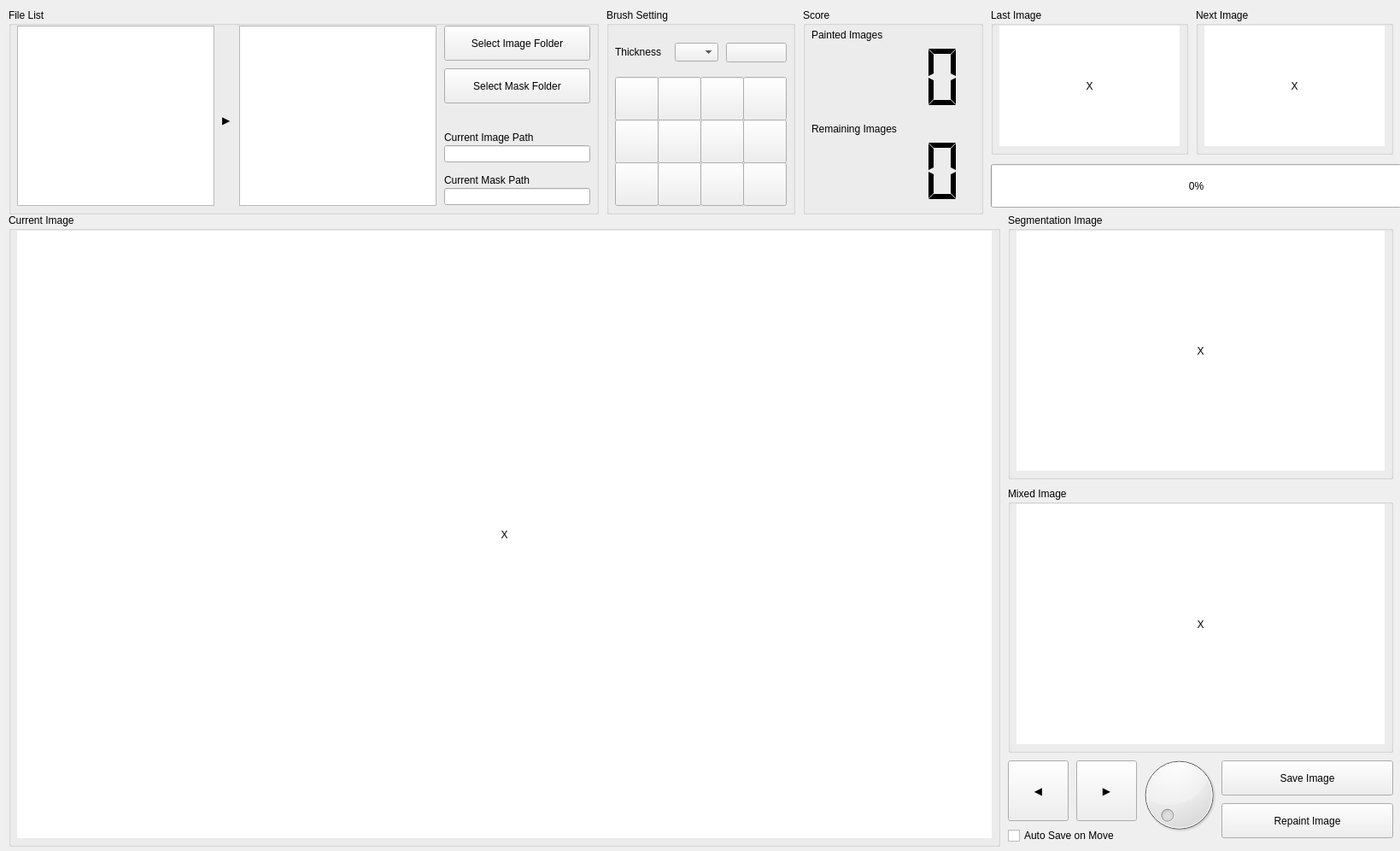
<?xml version="1.0" encoding="UTF-8"?>
<ui version="4.0">
 <class>MainWindow</class>
 <widget class="QMainWindow" name="MainWindow">
  <property name="geometry">
   <rect>
    <x>0</x>
    <y>0</y>
    <width>1639</width>
    <height>996</height>
   </rect>
  </property>
  <property name="windowTitle">
   <string>Masking Tool</string>
  </property>
  <widget class="QWidget" name="centralwidget">
   <widget class="QGroupBox" name="groupBox">
    <property name="geometry">
     <rect>
      <x>10</x>
      <y>10</y>
      <width>691</width>
      <height>241</height>
     </rect>
    </property>
    <property name="title">
     <string>File List</string>
    </property>
    <widget class="QPushButton" name="button_imgPath">
     <property name="geometry">
      <rect>
       <x>510</x>
       <y>20</y>
       <width>171</width>
       <height>41</height>
      </rect>
     </property>
     <property name="focusPolicy">
      <enum>Qt::NoFocus</enum>
     </property>
     <property name="text">
      <string>Select Image Folder</string>
     </property>
    </widget>
    <widget class="QPushButton" name="button_maskPath">
     <property name="geometry">
      <rect>
       <x>510</x>
       <y>70</y>
       <width>171</width>
       <height>41</height>
      </rect>
     </property>
     <property name="focusPolicy">
      <enum>Qt::NoFocus</enum>
     </property>
     <property name="text">
      <string>Select Mask Folder</string>
     </property>
    </widget>
    <widget class="QListWidget" name="listWidget_img">
     <property name="geometry">
      <rect>
       <x>10</x>
       <y>20</y>
       <width>231</width>
       <height>211</height>
      </rect>
     </property>
     <property name="focusPolicy">
      <enum>Qt::NoFocus</enum>
     </property>
    </widget>
    <widget class="QListWidget" name="listWidget_mask">
     <property name="geometry">
      <rect>
       <x>270</x>
       <y>20</y>
       <width>231</width>
       <height>211</height>
      </rect>
     </property>
     <property name="focusPolicy">
      <enum>Qt::NoFocus</enum>
     </property>
    </widget>
    <widget class="QLabel" name="label_2">
     <property name="geometry">
      <rect>
       <x>510</x>
       <y>140</y>
       <width>131</width>
       <height>21</height>
      </rect>
     </property>
     <property name="text">
      <string>Current Image Path</string>
     </property>
    </widget>
    <widget class="QLabel" name="label_3">
     <property name="geometry">
      <rect>
       <x>510</x>
       <y>190</y>
       <width>131</width>
       <height>21</height>
      </rect>
     </property>
     <property name="text">
      <string>Current Mask Path</string>
     </property>
    </widget>
    <widget class="QLabel" name="label_8">
     <property name="geometry">
      <rect>
       <x>250</x>
       <y>120</y>
       <width>16</width>
       <height>21</height>
      </rect>
     </property>
     <property name="text">
      <string>▶</string>
     </property>
    </widget>
    <widget class="QLineEdit" name="lineEdit_img">
     <property name="geometry">
      <rect>
       <x>510</x>
       <y>160</y>
       <width>171</width>
       <height>20</height>
      </rect>
     </property>
     <property name="focusPolicy">
      <enum>Qt::NoFocus</enum>
     </property>
    </widget>
    <widget class="QLineEdit" name="lineEdit_mask">
     <property name="geometry">
      <rect>
       <x>510</x>
       <y>210</y>
       <width>171</width>
       <height>20</height>
      </rect>
     </property>
     <property name="focusPolicy">
      <enum>Qt::NoFocus</enum>
     </property>
    </widget>
   </widget>
   <widget class="QGroupBox" name="groupBox_2">
    <property name="geometry">
     <rect>
      <x>1160</x>
      <y>10</y>
      <width>231</width>
      <height>171</height>
     </rect>
    </property>
    <property name="title">
     <string>Last Image</string>
    </property>
    <widget class="QLabel" name="label_lastImg">
     <property name="geometry">
      <rect>
       <x>10</x>
       <y>20</y>
       <width>211</width>
       <height>141</height>
      </rect>
     </property>
     <property name="layoutDirection">
      <enum>Qt::LeftToRight</enum>
     </property>
     <property name="autoFillBackground">
      <bool>false</bool>
     </property>
     <property name="styleSheet">
      <string notr="true">background-color: rgb(255, 255, 255);</string>
     </property>
     <property name="text">
      <string>X</string>
     </property>
     <property name="textFormat">
      <enum>Qt::AutoText</enum>
     </property>
     <property name="alignment">
      <set>Qt::AlignCenter</set>
     </property>
    </widget>
   </widget>
   <widget class="QGroupBox" name="groupBox_3">
    <property name="geometry">
     <rect>
      <x>1400</x>
      <y>10</y>
      <width>231</width>
      <height>171</height>
     </rect>
    </property>
    <property name="title">
     <string>Next Image</string>
    </property>
    <widget class="QLabel" name="label_nextImg">
     <property name="geometry">
      <rect>
       <x>10</x>
       <y>20</y>
       <width>211</width>
       <height>141</height>
      </rect>
     </property>
     <property name="autoFillBackground">
      <bool>false</bool>
     </property>
     <property name="styleSheet">
      <string notr="true">background-color: rgb(255, 255, 255);</string>
     </property>
     <property name="text">
      <string>X</string>
     </property>
     <property name="alignment">
      <set>Qt::AlignCenter</set>
     </property>
    </widget>
   </widget>
   <widget class="QGroupBox" name="groupBox_4">
    <property name="geometry">
     <rect>
      <x>10</x>
      <y>250</y>
      <width>1161</width>
      <height>741</height>
     </rect>
    </property>
    <property name="title">
     <string>Current Image</string>
    </property>
    <widget class="QLabel" name="label_canvasImg">
     <property name="geometry">
      <rect>
       <x>10</x>
       <y>20</y>
       <width>1141</width>
       <height>711</height>
      </rect>
     </property>
     <property name="autoFillBackground">
      <bool>false</bool>
     </property>
     <property name="styleSheet">
      <string notr="true">background-color: rgb(255, 255, 255);</string>
     </property>
     <property name="text">
      <string>X</string>
     </property>
     <property name="alignment">
      <set>Qt::AlignCenter</set>
     </property>
    </widget>
   </widget>
   <widget class="QGroupBox" name="groupBox_5">
    <property name="geometry">
     <rect>
      <x>710</x>
      <y>10</y>
      <width>221</width>
      <height>241</height>
     </rect>
    </property>
    <property name="title">
     <string>Brush Setting</string>
    </property>
    <widget class="QComboBox" name="comboBox_lineThick">
     <property name="geometry">
      <rect>
       <x>80</x>
       <y>40</y>
       <width>51</width>
       <height>22</height>
      </rect>
     </property>
     <property name="focusPolicy">
      <enum>Qt::NoFocus</enum>
     </property>
    </widget>
    <widget class="QLabel" name="label">
     <property name="geometry">
      <rect>
       <x>10</x>
       <y>40</y>
       <width>61</width>
       <height>21</height>
      </rect>
     </property>
     <property name="text">
      <string>Thickness</string>
     </property>
    </widget>
    <widget class="QPushButton" name="button_colorNow">
     <property name="geometry">
      <rect>
       <x>140</x>
       <y>40</y>
       <width>71</width>
       <height>23</height>
      </rect>
     </property>
     <property name="focusPolicy">
      <enum>Qt::NoFocus</enum>
     </property>
     <property name="autoFillBackground">
      <bool>false</bool>
     </property>
     <property name="text">
      <string/>
     </property>
    </widget>
    <widget class="QPushButton" name="button_color1">
     <property name="geometry">
      <rect>
       <x>10</x>
       <y>80</y>
       <width>51</width>
       <height>51</height>
      </rect>
     </property>
     <property name="focusPolicy">
      <enum>Qt::NoFocus</enum>
     </property>
     <property name="contextMenuPolicy">
      <enum>Qt::DefaultContextMenu</enum>
     </property>
     <property name="autoFillBackground">
      <bool>false</bool>
     </property>
     <property name="text">
      <string/>
     </property>
     <property name="autoDefault">
      <bool>false</bool>
     </property>
     <property name="default">
      <bool>false</bool>
     </property>
     <property name="flat">
      <bool>false</bool>
     </property>
    </widget>
    <widget class="QPushButton" name="button_color2">
     <property name="geometry">
      <rect>
       <x>60</x>
       <y>80</y>
       <width>51</width>
       <height>51</height>
      </rect>
     </property>
     <property name="focusPolicy">
      <enum>Qt::NoFocus</enum>
     </property>
     <property name="autoFillBackground">
      <bool>false</bool>
     </property>
     <property name="text">
      <string/>
     </property>
    </widget>
    <widget class="QPushButton" name="button_color4">
     <property name="geometry">
      <rect>
       <x>160</x>
       <y>80</y>
       <width>51</width>
       <height>51</height>
      </rect>
     </property>
     <property name="focusPolicy">
      <enum>Qt::NoFocus</enum>
     </property>
     <property name="autoFillBackground">
      <bool>false</bool>
     </property>
     <property name="text">
      <string/>
     </property>
    </widget>
    <widget class="QPushButton" name="button_color3">
     <property name="geometry">
      <rect>
       <x>110</x>
       <y>80</y>
       <width>51</width>
       <height>51</height>
      </rect>
     </property>
     <property name="focusPolicy">
      <enum>Qt::NoFocus</enum>
     </property>
     <property name="autoFillBackground">
      <bool>false</bool>
     </property>
     <property name="text">
      <string/>
     </property>
    </widget>
    <widget class="QPushButton" name="button_color8">
     <property name="geometry">
      <rect>
       <x>160</x>
       <y>130</y>
       <width>51</width>
       <height>51</height>
      </rect>
     </property>
     <property name="focusPolicy">
      <enum>Qt::NoFocus</enum>
     </property>
     <property name="autoFillBackground">
      <bool>false</bool>
     </property>
     <property name="text">
      <string/>
     </property>
    </widget>
    <widget class="QPushButton" name="button_color5">
     <property name="geometry">
      <rect>
       <x>10</x>
       <y>130</y>
       <width>51</width>
       <height>51</height>
      </rect>
     </property>
     <property name="focusPolicy">
      <enum>Qt::NoFocus</enum>
     </property>
     <property name="autoFillBackground">
      <bool>false</bool>
     </property>
     <property name="text">
      <string/>
     </property>
    </widget>
    <widget class="QPushButton" name="button_color6">
     <property name="geometry">
      <rect>
       <x>60</x>
       <y>130</y>
       <width>51</width>
       <height>51</height>
      </rect>
     </property>
     <property name="focusPolicy">
      <enum>Qt::NoFocus</enum>
     </property>
     <property name="autoFillBackground">
      <bool>false</bool>
     </property>
     <property name="text">
      <string/>
     </property>
    </widget>
    <widget class="QPushButton" name="button_color7">
     <property name="geometry">
      <rect>
       <x>110</x>
       <y>130</y>
       <width>51</width>
       <height>51</height>
      </rect>
     </property>
     <property name="focusPolicy">
      <enum>Qt::NoFocus</enum>
     </property>
     <property name="autoFillBackground">
      <bool>false</bool>
     </property>
     <property name="text">
      <string/>
     </property>
    </widget>
    <widget class="QPushButton" name="button_color12">
     <property name="geometry">
      <rect>
       <x>160</x>
       <y>180</y>
       <width>51</width>
       <height>51</height>
      </rect>
     </property>
     <property name="focusPolicy">
      <enum>Qt::NoFocus</enum>
     </property>
     <property name="autoFillBackground">
      <bool>false</bool>
     </property>
     <property name="text">
      <string/>
     </property>
    </widget>
    <widget class="QPushButton" name="button_color9">
     <property name="geometry">
      <rect>
       <x>10</x>
       <y>180</y>
       <width>51</width>
       <height>51</height>
      </rect>
     </property>
     <property name="focusPolicy">
      <enum>Qt::NoFocus</enum>
     </property>
     <property name="autoFillBackground">
      <bool>false</bool>
     </property>
     <property name="text">
      <string/>
     </property>
    </widget>
    <widget class="QPushButton" name="button_color10">
     <property name="geometry">
      <rect>
       <x>60</x>
       <y>180</y>
       <width>51</width>
       <height>51</height>
      </rect>
     </property>
     <property name="focusPolicy">
      <enum>Qt::NoFocus</enum>
     </property>
     <property name="autoFillBackground">
      <bool>false</bool>
     </property>
     <property name="text">
      <string/>
     </property>
    </widget>
    <widget class="QPushButton" name="button_color11">
     <property name="geometry">
      <rect>
       <x>110</x>
       <y>180</y>
       <width>51</width>
       <height>51</height>
      </rect>
     </property>
     <property name="focusPolicy">
      <enum>Qt::NoFocus</enum>
     </property>
     <property name="autoFillBackground">
      <bool>false</bool>
     </property>
     <property name="text">
      <string/>
     </property>
    </widget>
   </widget>
   <widget class="QCheckBox" name="checkBox_autoSave">
    <property name="geometry">
     <rect>
      <x>1180</x>
      <y>970</y>
      <width>131</width>
      <height>16</height>
     </rect>
    </property>
    <property name="focusPolicy">
     <enum>Qt::NoFocus</enum>
    </property>
    <property name="text">
     <string>Auto Save on Move</string>
    </property>
   </widget>
   <widget class="QGroupBox" name="groupBox_6">
    <property name="geometry">
     <rect>
      <x>1180</x>
      <y>570</y>
      <width>451</width>
      <height>311</height>
     </rect>
    </property>
    <property name="title">
     <string>Mixed Image</string>
    </property>
    <widget class="QLabel" name="label_mixImg">
     <property name="geometry">
      <rect>
       <x>10</x>
       <y>20</y>
       <width>431</width>
       <height>281</height>
      </rect>
     </property>
     <property name="autoFillBackground">
      <bool>false</bool>
     </property>
     <property name="styleSheet">
      <string notr="true">background-color: rgb(255, 255, 255);</string>
     </property>
     <property name="text">
      <string>X</string>
     </property>
     <property name="alignment">
      <set>Qt::AlignCenter</set>
     </property>
    </widget>
   </widget>
   <widget class="QGroupBox" name="groupBox_7">
    <property name="geometry">
     <rect>
      <x>1180</x>
      <y>250</y>
      <width>451</width>
      <height>311</height>
     </rect>
    </property>
    <property name="title">
     <string>Segmentation Image</string>
    </property>
    <widget class="QLabel" name="label_segImg">
     <property name="geometry">
      <rect>
       <x>10</x>
       <y>20</y>
       <width>431</width>
       <height>281</height>
      </rect>
     </property>
     <property name="autoFillBackground">
      <bool>false</bool>
     </property>
     <property name="styleSheet">
      <string notr="true">background-color: rgb(255, 255, 255);</string>
     </property>
     <property name="text">
      <string>X</string>
     </property>
     <property name="alignment">
      <set>Qt::AlignCenter</set>
     </property>
    </widget>
   </widget>
   <widget class="QPushButton" name="button_last">
    <property name="geometry">
     <rect>
      <x>1180</x>
      <y>890</y>
      <width>71</width>
      <height>71</height>
     </rect>
    </property>
    <property name="focusPolicy">
     <enum>Qt::NoFocus</enum>
    </property>
    <property name="text">
     <string>◀</string>
    </property>
   </widget>
   <widget class="QPushButton" name="button_next">
    <property name="geometry">
     <rect>
      <x>1260</x>
      <y>890</y>
      <width>71</width>
      <height>71</height>
     </rect>
    </property>
    <property name="focusPolicy">
     <enum>Qt::NoFocus</enum>
    </property>
    <property name="text">
     <string>▶</string>
    </property>
   </widget>
   <widget class="QPushButton" name="button_save">
    <property name="geometry">
     <rect>
      <x>1430</x>
      <y>890</y>
      <width>201</width>
      <height>41</height>
     </rect>
    </property>
    <property name="focusPolicy">
     <enum>Qt::NoFocus</enum>
    </property>
    <property name="text">
     <string>Save Image</string>
    </property>
   </widget>
   <widget class="QPushButton" name="button_repaint">
    <property name="geometry">
     <rect>
      <x>1430</x>
      <y>940</y>
      <width>201</width>
      <height>41</height>
     </rect>
    </property>
    <property name="focusPolicy">
     <enum>Qt::NoFocus</enum>
    </property>
    <property name="text">
     <string>Repaint Image</string>
    </property>
   </widget>
   <widget class="QDial" name="dial_img">
    <property name="geometry">
     <rect>
      <x>1330</x>
      <y>880</y>
      <width>101</width>
      <height>101</height>
     </rect>
    </property>
   </widget>
   <widget class="QGroupBox" name="groupBox_8">
    <property name="geometry">
     <rect>
      <x>940</x>
      <y>10</y>
      <width>211</width>
      <height>241</height>
     </rect>
    </property>
    <property name="title">
     <string>Score</string>
    </property>
    <widget class="QLabel" name="label_4">
     <property name="geometry">
      <rect>
       <x>10</x>
       <y>20</y>
       <width>131</width>
       <height>21</height>
      </rect>
     </property>
     <property name="text">
      <string>Painted Images</string>
     </property>
    </widget>
    <widget class="QLCDNumber" name="lcdNumber_done">
     <property name="geometry">
      <rect>
       <x>10</x>
       <y>40</y>
       <width>191</width>
       <height>81</height>
      </rect>
     </property>
     <property name="autoFillBackground">
      <bool>false</bool>
     </property>
     <property name="frameShape">
      <enum>QFrame::NoFrame</enum>
     </property>
     <property name="smallDecimalPoint">
      <bool>false</bool>
     </property>
     <property name="digitCount">
      <number>4</number>
     </property>
     <property name="segmentStyle">
      <enum>QLCDNumber::Flat</enum>
     </property>
     <property name="value" stdset="0">
      <double>0.000000000000000</double>
     </property>
     <property name="intValue" stdset="0">
      <number>0</number>
     </property>
    </widget>
    <widget class="QLabel" name="label_7">
     <property name="geometry">
      <rect>
       <x>10</x>
       <y>130</y>
       <width>131</width>
       <height>21</height>
      </rect>
     </property>
     <property name="text">
      <string>Remaining Images</string>
     </property>
    </widget>
    <widget class="QLCDNumber" name="lcdNumber_do">
     <property name="geometry">
      <rect>
       <x>10</x>
       <y>150</y>
       <width>191</width>
       <height>81</height>
      </rect>
     </property>
     <property name="autoFillBackground">
      <bool>false</bool>
     </property>
     <property name="frameShape">
      <enum>QFrame::NoFrame</enum>
     </property>
     <property name="smallDecimalPoint">
      <bool>false</bool>
     </property>
     <property name="digitCount">
      <number>4</number>
     </property>
     <property name="segmentStyle">
      <enum>QLCDNumber::Flat</enum>
     </property>
     <property name="value" stdset="0">
      <double>0.000000000000000</double>
     </property>
     <property name="intValue" stdset="0">
      <number>0</number>
     </property>
    </widget>
   </widget>
   <widget class="QProgressBar" name="progressBar_work">
    <property name="geometry">
     <rect>
      <x>1160</x>
      <y>192</y>
      <width>481</width>
      <height>51</height>
     </rect>
    </property>
    <property name="value">
     <number>0</number>
    </property>
   </widget>
  </widget>
 </widget>
 <resources/>
 <connections/>
</ui>
